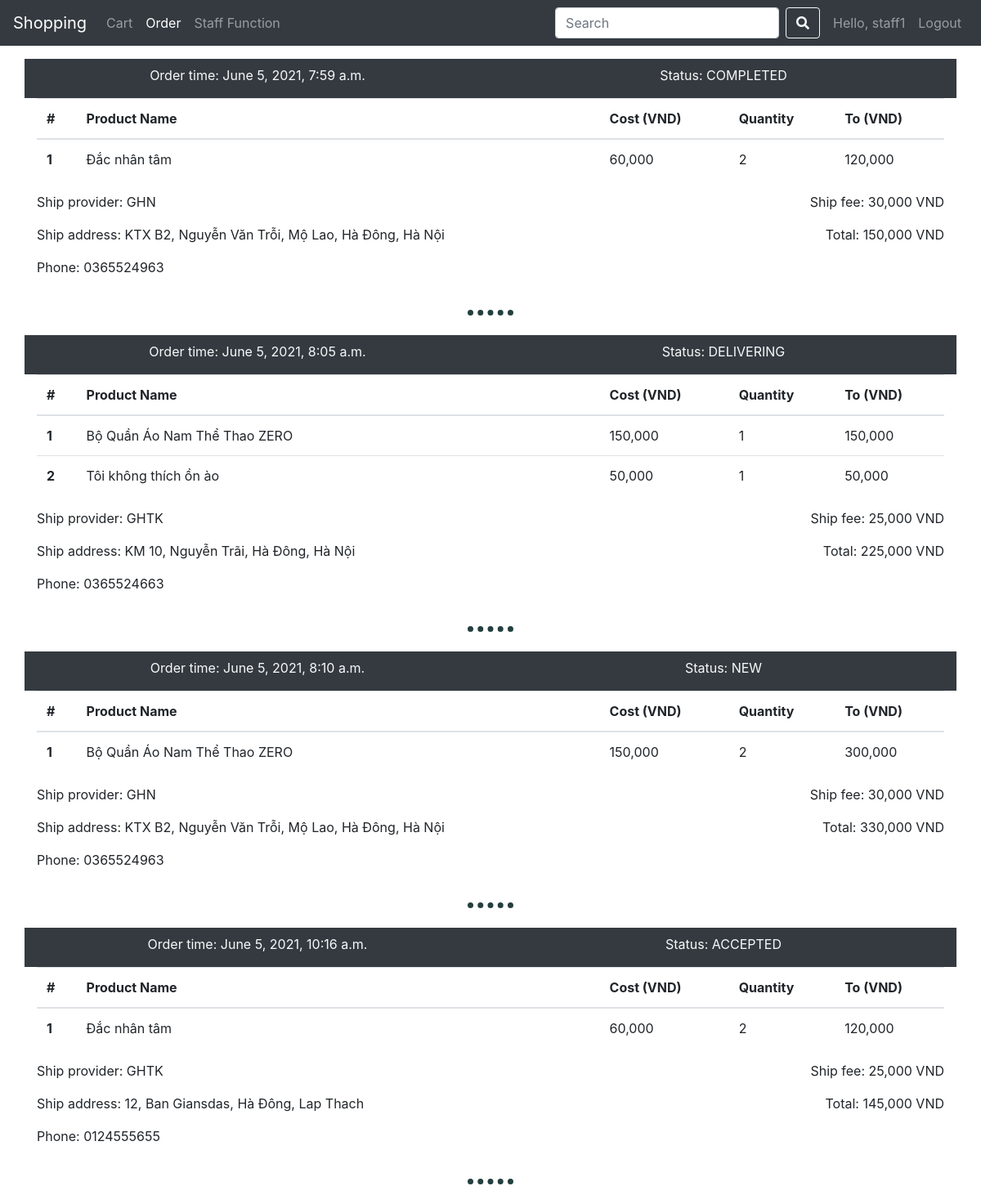
/orderView/ (signed in), run on the app's committed database.
### business/models.py (models this page shows, shortened)
class Order(models.Model):
  customer = models.ForeignKey(Customer, related_name="order", on_delete=models.CASCADE)
  order_time = models.DateTimeField(auto_now_add=True)
  order_status = models.CharField(choices=ORDER_STATUS, default="NEW", max_length=10)
  total = models.FloatField()

class CartItem(models.Model):
  item = models.ForeignKey(Item, on_delete=models.CASCADE)
  quantity = models.PositiveIntegerField()
  cart = models.ForeignKey(Cart, related_name="bookItems", on_delete=models.CASCADE)
  order = models.ForeignKey(Order, related_name="orderItems", on_delete=models.CASCADE, blank=True, null=True)

class Item(models.Model):
  name = models.CharField(max_length=100)
  brand = models.CharField(max_length=50)
  cost = models.FloatField()
  remaining_quantity = models.PositiveIntegerField()
  des = models.TextField()
  category = models.ForeignKey(Category, related_name="category_items", on_delete=models.CASCADE)
  image = models.ImageField(null=True)

class Shipment(models.Model):
  order = models.OneToOneField(Order, related_name="shipment", on_delete=models.CASCADE)
  ship_provider = models.CharField(max_length=100)
  ship_fee = models.FloatField()
  pickup_date = models.DateField(blank=True, null=True)
  expected_ship_date = models.DateField(blank=True, null=True)
  ship_address = models.ForeignKey(Address, on_delete=models.CASCADE, null=True)

class Address(models.Model):
  address_type = models.CharField(max_length=100)
  apartment_number = models.CharField(max_length=100, null=True)
  street = models.CharField(max_length=100, null=True)
  distric = models.CharField(max_length=100, null=True)
  city_or_province = models.CharField(max_length=100, null=True)
  phone = models.CharField(max_length=15, null=True)
  customer = models.ForeignKey(Customer, related_name="address", on_delete=models.CASCADE)
  @property
  def get_detailed_address(self):
    return f"{self.apartment_number}, {self.street}, {self.distric}, {self.city_or_province}"

### business/views.py (the view)
# urls.py: path("orderView/", views.orderView, name="orderView"),
@login_required
def orderView(request):
  customer = Customer.objects.filter(user=request.user).first()
  orders = Order.objects.filter(customer=customer)
  orderItems = []
  for order in orders:
    orderItem = {}
    orderItem["order"] = order
    cartItems = []
    for cartItem in CartItem.objects.filter(order=order):
      cartItems.append(cartItem)
    orderItem["cartItems"] = cartItems
    orderItems.append(orderItem)
  context = {
    "orderItems": orderItems,
  }
  return render(request, "order.html", context)

### templates/order.html (shortened to what this page needs)
{% extends "base.html" %}
{% load static %}
{% load humanize %}
{% block content %}
<div class="container mt-3">
{% for orderItem in orderItems %}
<div class="order-item">
  <div class="order-info bg-dark text-light row pt-2">
    <p class="col-6">Order time: {{ orderItem.order.order_time }}</p>
    <p class="col-6">Status: {{ orderItem.order.get_order_status_display }}</p>
  </div>
  <div class="cart-items">
    <table class="table">
      <thead>
        <tr>
          <th scope="col">#</th>
          <th scope="col">Product Name</th>
          <th scope="col">Cost (VND)</th>
          <th scope="col">Quantity</th>
          <th scope="col">To (VND)</th>
        </tr>
      </thead>
      <tbody>
        {% load mathfilters %}
        {% for cartItem in orderItem.cartItems %}
        <tr>
          <th scope="row">{{ forloop.counter }}</th>
          <td style="width: 40rem;">{{ cartItem.item.name }}</td>
          <td>{{ cartItem.item.cost|floatformat:0|intcomma }}</td>
          <td>{{ cartItem.quantity }}</td>
          <td class="item-price" data-amount="{{ cartItem.item.cost|mul:cartItem.quantity }}">{{ cartItem.item.cost|mul:cartItem.quantity|floatformat:0|intcomma }}</td>
        </tr>
        {% endfor %}
      </tbody>
    </table>
  </div>
  <div class="ship-info row">
    <div class="col-8">
      <p>Ship provider: {{ orderItem.order.shipment.ship_provider }}</p>
      <p>Ship address: {{ orderItem.order.shipment.ship_address.get_detailed_address }}</p>
      <p>Phone: {{ orderItem.order.shipment.ship_address.phone }}</p>
    </div>
    <div class="col-4 d-flex" style="flex-direction: column; align-items: flex-end;">
      <p>Ship fee: {{ orderItem.order.shipment.ship_fee|floatformat:0|intcomma }} VND</p>
      <p>Total: {{ orderItem.order.total|floatformat:0|intcomma }} VND</p>
    </div>
  </div>
</div>
<hr class="mt-4 mb-4">
{% empty %}
  No ordered item yet.
{% endfor %}
</div>
{% endblock %}

### templates/base.html (shortened to what this page needs)
<!DOCTYPE html>
<html lang="en">
<head>
  {% load static %}
  {% load humanize %}
  <link rel="stylesheet" href="{% static 'bootstrap/css/bootstrap.min.css' %}">
  <link rel="stylesheet" href="{% static 'fontawesome-free-5.13.0-web/css/all.min.css' %}">
</head>
<body>
  <header>
    <nav class="navbar navbar-expand-lg navbar-dark bg-dark">
      <a class="navbar-brand" href="{% url 'home' %}">Shopping</a>
      <div class="collapse navbar-collapse" id="navbarNavAltMarkup">
        <div class="navbar-nav">
          <a class="nav-item nav-link" id="nav-cart" href="{% url 'cart' %}">Cart</a>
          <a class="nav-item nav-link" id="nav-order" href="{% url 'orderView' %}">Order</a>
          {% if request.user.is_staff %}
          <a class="nav-item nav-link" id="nav-staff" href="{% url 'staff_home' %}">Staff Function</a>
          {% endif %}
        </div>
        <div class="navbar-nav ml-auto">
          <form class="form-inline my-2 my-lg-0 mx-2" action="{% url 'search' %}" method="GET">
            <input class="form-control mr-sm-2" type="search" placeholder="Search" name="search_data" aria-label="Search" value="{{ search_data }}">
            <button class="btn btn-outline-light my-2 my-sm-0" type="submit"><i class="fas fa-search"></i></button>
          </form>
          {% if user.is_anonymous %}
          <a class="nav-item nav-link nav-user">Hello, Anonymous user</a>
          <a class="nav-item nav-link nav-func" href="{% url 'login'%}">Login</a>
          {% elif not user.is_anonymous %}
          <a class="nav-item nav-link nav-user" id="nav-account" href="{% url 'myAccount' %}">Hello, {{ user }}</a>
          {% endif %}
          {% if not user.is_anonymous%}
          <a class="nav-item nav-link nav-func" href="{% url 'logout'%}">Logout</a>
          {% endif %}
        </div>
      </div>
    </nav>
  </header>
  <main class="">
    {% block content %}
    {% endblock %}
  </main>
</body>
</html>

### templates/order.html (style rules this page uses)
hr { color: #243f3f; border: none; border-top: dotted 7px; width: 5%; margin: 70px auto; }
.order-info { text-align: center; }
.nav-user, .nav-func { align-self: flex-end; }

### data on the page
Order: order.order_time "June 5, 2021, 7:59 a.m.", order.order_status "COMPLETED", order.shipment.ship_provider "GHN", order.shipment.ship_address.get_detailed_address "KTX B2, Nguyễn Văn Trỗi, Mộ Lao, Hà Đông, Hà Nội", order.shipment.ship_address.phone "0365524963", order.shipment.ship_fee "30,000", order.total "150,000"
CartItem: item.name "Đắc nhân tâm", item.cost "60,000", quantity "2", item.cost|mul "120,000"
Order: order.order_time "June 5, 2021, 8:05 a.m.", order.order_status "DELIVERING", order.shipment.ship_provider "GHTK", order.shipment.ship_address.get_detailed_address "KM 10, Nguyễn Trãi, Hà Đông, Hà Nội", order.shipment.ship_address.phone "0365524663", order.shipment.ship_fee "25,000", order.total "225,000"
CartItem: item.name "Bộ Quần Áo Nam Thể Thao ZERO", item.cost "150,000", quantity "1", item.cost|mul "150,000"
CartItem: item.name "Tôi không thích ồn ào", item.cost "50,000", quantity "1", item.cost|mul "50,000"
Order: order.order_time "June 5, 2021, 8:10 a.m.", order.order_status "NEW", order.shipment.ship_provider "GHN", order.shipment.ship_address.get_detailed_address "KTX B2, Nguyễn Văn Trỗi, Mộ Lao, Hà Đông, Hà Nội", order.shipment.ship_address.phone "0365524963", order.shipment.ship_fee "30,000", order.total "330,000"
CartItem: item.name "Bộ Quần Áo Nam Thể Thao ZERO", item.cost "150,000", quantity "2", item.cost|mul "300,000"
Order: order.order_time "June 5, 2021, 10:16 a.m.", order.order_status "ACCEPTED", order.shipment.ship_provider "GHTK", order.shipment.ship_address.get_detailed_address "12, Ban Giansdas, Hà Đông, Lap Thach", order.shipment.ship_address.phone "0124555655", order.shipment.ship_fee "25,000", order.total "145,000"
CartItem: item.name "Đắc nhân tâm", item.cost "60,000", quantity "2", item.cost|mul "120,000"

### other printed values
{{ user }} "staff1"
